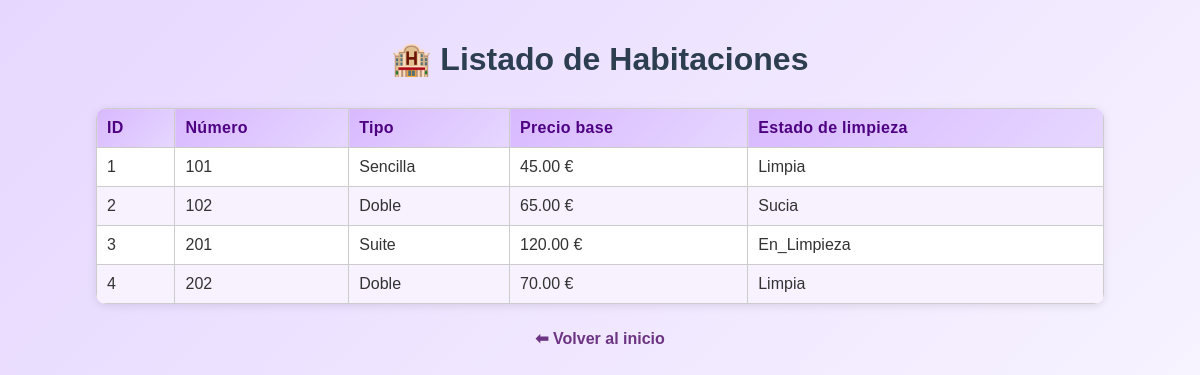
The app's page /views/ver_habitaciones.php (signed in) with its own data.
### tables this page shows
CREATE TABLE IF NOT EXISTS habitaciones (
  id INT UNSIGNED AUTO_INCREMENT PRIMARY KEY,
  numero INT UNSIGNED NOT NULL UNIQUE,
  tipo ENUM('Sencilla', 'Doble', 'Suite') NOT NULL,
  precio_base DECIMAL(10,2) NOT NULL,
  estado_limpieza ENUM('Limpia', 'Sucia', 'En_Limpieza') NOT NULL DEFAULT 'Limpia',
  fecha_creacion TIMESTAMP DEFAULT CURRENT_TIMESTAMP
);

### src/Habitacion.php (called while the page is built, shortened)
<?php
class Habitacion {
    public static function obtenerHabitaciones(): array {
        require_once __DIR__ . '/../db/conexion.php';
        try {
            $consulta = $conexion->query("SELECT * FROM habitaciones");
            $habitaciones = $consulta->fetchAll(PDO::FETCH_ASSOC);
            return $habitaciones;
        } catch (PDOException $e) {
            echo "Error al obtener habitaciones: " . $e->getMessage();
            return [];
        }
    }
}

### views/ver_habitaciones.php (the view, shortened to what this page needs)
<?php
require_once __DIR__ . '/../src/Habitacion.php';
$habitaciones = Habitacion::obtenerHabitaciones();
?>
<!DOCTYPE html>
<html lang="es">
<head>
    <link rel="stylesheet" href="../assets/css/estilos.css">
</head>
<body>
    <h1 class="titulo-vista">🏨 Listado de Habitaciones</h1>
    <?php if (!empty($habitaciones)) : ?>
        <table class="tabla-datos">
            <thead>
                <tr>
                    <th>ID</th>
                    <th>Número</th>
                    <th>Tipo</th>
                    <th>Precio base</th>
                    <th>Estado de limpieza</th>
                </tr>
            </thead>
            <tbody>
                <?php foreach ($habitaciones as $hab): ?>
                    <tr>
                        <td><?= htmlspecialchars((string)$hab["id"]) ?></td>
                        <td><?= htmlspecialchars((string)$hab["numero"]) ?></td>
                        <td><?= htmlspecialchars((string)$hab["tipo"]) ?></td>
                        <td><?= htmlspecialchars((string)$hab["precio_base"]) ?> €</td>
                        <td><?= htmlspecialchars((string)$hab["estado_limpieza"]) ?></td>
                    </tr>
                <?php endforeach; ?>
            </tbody>
        </table>
    <?php else : ?>
        <p class="mensaje-vacio">No hay habitaciones registradas.</p>
    <?php endif; ?>
    <a href="../index.php" class="volver">⬅ Volver al inicio</a>
</body>
</html>

### assets/css/estilos.css (style rules this page uses)
body { font-family: Arial, sans-serif; background: linear-gradient(135deg, #e6d7ff, #f7f3ff); margin: 40px; color: #333; }
h1 { color: #2c3e50; text-align: center; margin-bottom: 30px; }
table { border-collapse: collapse; width: 90%; margin: 30px auto; background-color: #ffffff; border-radius: 10px; overflow: hidden; box-shadow: 0 3px 8px rgba(0, 0, 0, 0.1); }
th, td { border: 1px solid #e0d4f7; padding: 12px 10px; text-align: left; }
th { background: linear-gradient(135deg, #d8b8ff, #e6d7ff); color: #4e0083; font-weight: bold; letter-spacing: 0.3px; }
tr:nth-child(even) { background-color: #f8f1ff; }
.volver { margin-top: 10px; display: block; text-align: center; color: #555; text-decoration: none; }
.titulo-vista { text-align: center; color: #2c3e50; margin-top: 20px; }
.tabla-datos { border-collapse: collapse; width: 90%; margin: 20px auto; background: #fff; box-shadow: 0 2px 8px rgba(0,0,0,0.1); }
.tabla-datos th, .tabla-datos td { border: 1px solid #ccc; padding: 10px; text-align: left; }
.tabla-datos th { background-color: #eee; font-weight: bold; }
.volver { display: block; text-align: center; margin: 25px 0; text-decoration: none; color: #6c3483; font-weight: bold; }

### records on screen
habitaciones: id "1", numero "101", tipo "Sencilla", precio_base "45.00", estado_limpieza "Limpia"
habitaciones: id "2", numero "102", tipo "Doble", precio_base "65.00", estado_limpieza "Sucia"
habitaciones: id "3", numero "201", tipo "Suite", precio_base "120.00", estado_limpieza "En_Limpieza"
habitaciones: id "4", numero "202", tipo "Doble", precio_base "70.00", estado_limpieza "Limpia"
